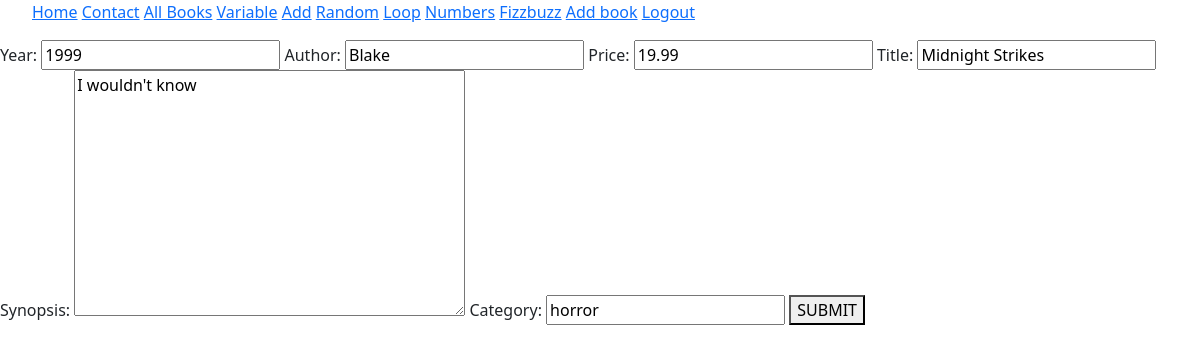
The page /edit_book/2 (signed in) on the database its author committed.
### templates/models.py (models this page shows, shortened)
class Book(models.Model):
    id = models.AutoField(primary_key=True)
    year = models.IntegerField()
    author = models.CharField(max_length=30)
    price = models.DecimalField(max_digits=5, decimal_places=2)
    title = models.CharField(max_length=100)
    synopsis = models.TextField(max_length=200)
    category = models.CharField(max_length=25, default="comedy")
    inventory = models.PositiveIntegerField(default=5)

### templates/views.py (the view)
# urls.py: path('edit_book/<int:bookid>',views.update_book, name="update_book"),
def update_book(request, bookid):
    book = get_object_or_404(Book, id=bookid)
    if request.method == "POST":
        form = BookForm(request.POST, instance=book)
        if form.is_valid():
            book = form.save()
            return render(request, 'update_created.html', {'book':book})
        else:
            return render(request, 'update_book.html', {'form':form})
    else:
        form = BookForm(instance=book)
    return render(request, "update_book.html", {'form':form})

### templates/forms.py (shortened to what this page needs)
class BookForm(forms.ModelForm):
    class Meta:
        model = Book
        fields = ["year", "author", "price", "title", "synopsis", "category"]

### templates/templates/update_book.html (shortened to what this page needs)
{% extends 'base.html' %}
{%  block content %}
    <form action="" method="POST">
        {{ form.as_table }}
        <button type="submit">SUBMIT</button>
    </form>
{%  endblock %}

### rows shown on the page
Book: year "1999", author "Blake", price "19.99", title "Midnight Strikes", synopsis "I wouldn't know", category "horror"
